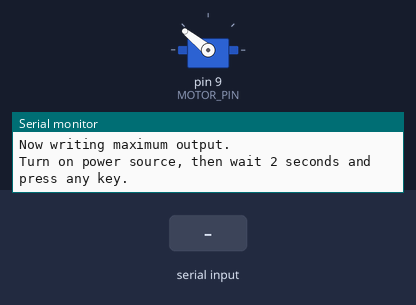
This sketch was run on a simulated Arduino Uno, built with avr-gcc and run on an emulated ATmega328P. Shown: servo, the last lines printed to the serial monitor. The inputs (shaded band) are chosen by the test bench.

Above: at 0.9 s.
1.0 s: "1" received over Serial
At 1.8 s:
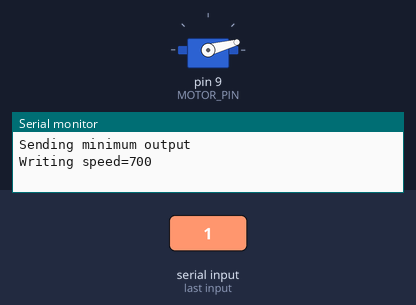
At 3.4 s:
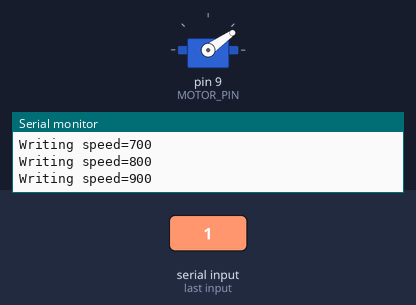
Timing chart, 0 to 19.0 s (numbered marks = the images above; inputs shaded):
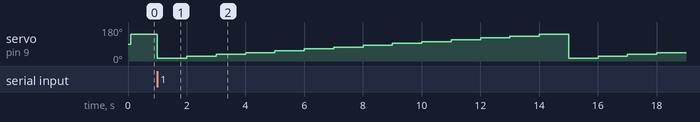

Measured:
- after the input at 1.0 s, servo on pin 9 (MOTOR_PIN): ramps from 15° to 141° and jumps back, once every 14.0 s

The sketch:

ESC_test.ino
```cpp
#include <Servo.h>

#define MAX_SIGNAL 2000 // tested to be true
#define MIN_SIGNAL 700
#define MOTOR_PIN 9

Servo motor;

void setup() {
  Serial.begin(9600);
  Serial.println("Program begin...");
  Serial.println("This program will calibrate the ESC.");

  motor.attach(MOTOR_PIN);

  Serial.println("Now writing maximum output.");
  Serial.println("Turn on power source, then wait 2 seconds and press any key.");
  motor.writeMicroseconds(MAX_SIGNAL);

  // Wait for input
  while (!Serial.available());
  Serial.read();

  // Send min output
  Serial.println("Sending minimum output");
  motor.writeMicroseconds(MIN_SIGNAL);
}

void loop() {
  for (int i=0; i<14; i++) {
    int speed = MIN_SIGNAL + i*100;
    Serial.print("Writing speed=");
    Serial.println(speed);
    motor.writeMicroseconds(speed);
    delay(1000);
  }
}
```
